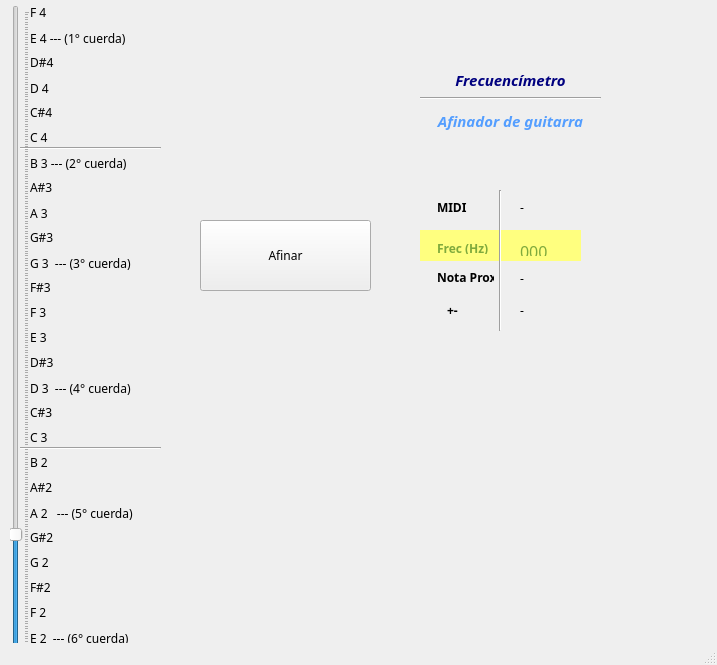
<?xml version="1.0" encoding="UTF-8"?>
<ui version="4.0">
 <class>MainWindows</class>
 <widget class="QMainWindow" name="MainWindows">
  <property name="geometry">
   <rect>
    <x>0</x>
    <y>0</y>
    <width>717</width>
    <height>665</height>
   </rect>
  </property>
  <property name="windowTitle">
   <string>pyFrec</string>
  </property>
  <widget class="QWidget" name="centralwidget">
   <widget class="QPushButton" name="boton">
    <property name="geometry">
     <rect>
      <x>200</x>
      <y>220</y>
      <width>171</width>
      <height>71</height>
     </rect>
    </property>
    <property name="font">
     <font>
      <family>Comfortaa</family>
      <weight>50</weight>
      <bold>false</bold>
     </font>
    </property>
    <property name="text">
     <string>Afinar</string>
    </property>
   </widget>
   <widget class="QLabel" name="ResMidi">
    <property name="geometry">
     <rect>
      <x>520</x>
      <y>200</y>
      <width>57</width>
      <height>14</height>
     </rect>
    </property>
    <property name="font">
     <font>
      <family>Comfortaa</family>
      <weight>50</weight>
      <bold>false</bold>
     </font>
    </property>
    <property name="text">
     <string>-</string>
    </property>
   </widget>
   <widget class="QLabel" name="label_2">
    <property name="geometry">
     <rect>
      <x>430</x>
      <y>40</y>
      <width>161</width>
      <height>81</height>
     </rect>
    </property>
    <property name="font">
     <font>
      <family>Comfortaa</family>
      <pointsize>11</pointsize>
      <weight>75</weight>
      <italic>true</italic>
      <bold>true</bold>
     </font>
    </property>
    <property name="styleSheet">
     <string notr="true"/>
    </property>
    <property name="lineWidth">
     <number>0</number>
    </property>
    <property name="text">
     <string>&lt;html&gt;&lt;head/&gt;&lt;body&gt;&lt;p align=&quot;center&quot;&gt;&lt;span style=&quot; color:#00007f;&quot;&gt;Frecuencímetro&lt;/span&gt;&lt;/p&gt;&lt;/body&gt;&lt;/html&gt;</string>
    </property>
    <property name="wordWrap">
     <bool>true</bool>
    </property>
   </widget>
   <widget class="QLabel" name="label_3">
    <property name="geometry">
     <rect>
      <x>437</x>
      <y>240</y>
      <width>57</width>
      <height>14</height>
     </rect>
    </property>
    <property name="font">
     <font>
      <family>Comfortaa</family>
      <weight>75</weight>
      <bold>true</bold>
     </font>
    </property>
    <property name="text">
     <string>&lt;html&gt;&lt;head/&gt;&lt;body&gt;&lt;p&gt;&lt;span style=&quot; color:#7faa3d;&quot;&gt;Frec (Hz)&lt;/span&gt;&lt;/p&gt;&lt;/body&gt;&lt;/html&gt;</string>
    </property>
   </widget>
   <widget class="QLabel" name="label_4">
    <property name="geometry">
     <rect>
      <x>437</x>
      <y>270</y>
      <width>57</width>
      <height>14</height>
     </rect>
    </property>
    <property name="font">
     <font>
      <family>Comfortaa</family>
      <weight>75</weight>
      <bold>true</bold>
     </font>
    </property>
    <property name="text">
     <string>Nota Prox</string>
    </property>
   </widget>
   <widget class="QLabel" name="label_5">
    <property name="geometry">
     <rect>
      <x>447</x>
      <y>300</y>
      <width>41</width>
      <height>20</height>
     </rect>
    </property>
    <property name="font">
     <font>
      <family>Comfortaa</family>
      <weight>75</weight>
      <bold>true</bold>
     </font>
    </property>
    <property name="text">
     <string>+-</string>
    </property>
   </widget>
   <widget class="QSlider" name="verticalSlider">
    <property name="geometry">
     <rect>
      <x>10</x>
      <y>5</y>
      <width>20</width>
      <height>661</height>
     </rect>
    </property>
    <property name="font">
     <font>
      <family>Comfortaa</family>
      <weight>50</weight>
      <bold>false</bold>
     </font>
    </property>
    <property name="minimum">
     <number>390</number>
    </property>
    <property name="maximum">
     <number>650</number>
    </property>
    <property name="singleStep">
     <number>0</number>
    </property>
    <property name="pageStep">
     <number>1</number>
    </property>
    <property name="value">
     <number>440</number>
    </property>
    <property name="orientation">
     <enum>Qt::Vertical</enum>
    </property>
    <property name="tickPosition">
     <enum>QSlider::TicksBelow</enum>
    </property>
   </widget>
   <widget class="QLabel" name="ResNota">
    <property name="geometry">
     <rect>
      <x>520</x>
      <y>270</y>
      <width>61</width>
      <height>16</height>
     </rect>
    </property>
    <property name="font">
     <font>
      <family>Comfortaa</family>
      <weight>50</weight>
      <bold>false</bold>
     </font>
    </property>
    <property name="text">
     <string>-</string>
    </property>
   </widget>
   <widget class="QLabel" name="label_7">
    <property name="geometry">
     <rect>
      <x>437</x>
      <y>200</y>
      <width>57</width>
      <height>14</height>
     </rect>
    </property>
    <property name="font">
     <font>
      <family>Comfortaa</family>
      <weight>75</weight>
      <bold>true</bold>
     </font>
    </property>
    <property name="text">
     <string>MIDI</string>
    </property>
    <property name="textFormat">
     <enum>Qt::AutoText</enum>
    </property>
   </widget>
   <widget class="QLabel" name="ResFrec">
    <property name="geometry">
     <rect>
      <x>520</x>
      <y>240</y>
      <width>51</width>
      <height>16</height>
     </rect>
    </property>
    <property name="font">
     <font>
      <family>Comfortaa</family>
      <weight>50</weight>
      <italic>true</italic>
      <bold>false</bold>
     </font>
    </property>
    <property name="text">
     <string>&lt;html&gt;&lt;head/&gt;&lt;body&gt;&lt;p&gt;&lt;span style=&quot; font-size:12pt; font-style:normal; color:#7faa3d;&quot;&gt;000&lt;/span&gt;&lt;/p&gt;&lt;/body&gt;&lt;/html&gt;</string>
    </property>
   </widget>
   <widget class="QLabel" name="ResDist">
    <property name="geometry">
     <rect>
      <x>520</x>
      <y>300</y>
      <width>51</width>
      <height>20</height>
     </rect>
    </property>
    <property name="font">
     <font>
      <family>Comfortaa</family>
      <weight>50</weight>
      <bold>false</bold>
     </font>
    </property>
    <property name="text">
     <string>-</string>
    </property>
   </widget>
   <widget class="QLabel" name="label_18">
    <property name="geometry">
     <rect>
      <x>30</x>
      <y>30</y>
      <width>111</width>
      <height>16</height>
     </rect>
    </property>
    <property name="font">
     <font>
      <family>Comfortaa</family>
      <weight>50</weight>
      <bold>false</bold>
     </font>
    </property>
    <property name="text">
     <string>E 4 --- (1° cuerda)</string>
    </property>
   </widget>
   <widget class="QLabel" name="label_19">
    <property name="geometry">
     <rect>
      <x>30</x>
      <y>180</y>
      <width>57</width>
      <height>14</height>
     </rect>
    </property>
    <property name="font">
     <font>
      <family>Comfortaa</family>
      <weight>50</weight>
      <bold>false</bold>
     </font>
    </property>
    <property name="text">
     <string>A#3</string>
    </property>
   </widget>
   <widget class="QLabel" name="label_20">
    <property name="geometry">
     <rect>
      <x>30</x>
      <y>130</y>
      <width>57</width>
      <height>14</height>
     </rect>
    </property>
    <property name="font">
     <font>
      <family>Comfortaa</family>
      <weight>50</weight>
      <bold>false</bold>
     </font>
    </property>
    <property name="text">
     <string>C 4</string>
    </property>
   </widget>
   <widget class="QLabel" name="label_21">
    <property name="geometry">
     <rect>
      <x>30</x>
      <y>230</y>
      <width>57</width>
      <height>14</height>
     </rect>
    </property>
    <property name="font">
     <font>
      <family>Comfortaa</family>
      <weight>50</weight>
      <bold>false</bold>
     </font>
    </property>
    <property name="text">
     <string>G#3 </string>
    </property>
   </widget>
   <widget class="QLabel" name="label_22">
    <property name="geometry">
     <rect>
      <x>30</x>
      <y>255</y>
      <width>141</width>
      <height>16</height>
     </rect>
    </property>
    <property name="font">
     <font>
      <family>Comfortaa</family>
      <weight>50</weight>
      <bold>false</bold>
     </font>
    </property>
    <property name="text">
     <string>G 3  --- (3° cuerda)</string>
    </property>
   </widget>
   <widget class="QLabel" name="label_23">
    <property name="geometry">
     <rect>
      <x>30</x>
      <y>155</y>
      <width>111</width>
      <height>16</height>
     </rect>
    </property>
    <property name="font">
     <font>
      <family>Comfortaa</family>
      <weight>50</weight>
      <bold>false</bold>
     </font>
    </property>
    <property name="text">
     <string>B 3 --- (2° cuerda)</string>
    </property>
   </widget>
   <widget class="QLabel" name="label_24">
    <property name="geometry">
     <rect>
      <x>30</x>
      <y>55</y>
      <width>57</width>
      <height>14</height>
     </rect>
    </property>
    <property name="font">
     <font>
      <family>Comfortaa</family>
      <weight>50</weight>
      <bold>false</bold>
     </font>
    </property>
    <property name="text">
     <string>D#4</string>
    </property>
   </widget>
   <widget class="QLabel" name="label_25">
    <property name="geometry">
     <rect>
      <x>30</x>
      <y>280</y>
      <width>57</width>
      <height>14</height>
     </rect>
    </property>
    <property name="font">
     <font>
      <family>Comfortaa</family>
      <weight>50</weight>
      <bold>false</bold>
     </font>
    </property>
    <property name="text">
     <string>F#3</string>
    </property>
   </widget>
   <widget class="QLabel" name="label_26">
    <property name="geometry">
     <rect>
      <x>30</x>
      <y>305</y>
      <width>57</width>
      <height>14</height>
     </rect>
    </property>
    <property name="font">
     <font>
      <family>Comfortaa</family>
      <weight>50</weight>
      <bold>false</bold>
     </font>
    </property>
    <property name="text">
     <string>F 3</string>
    </property>
   </widget>
   <widget class="QLabel" name="label_27">
    <property name="geometry">
     <rect>
      <x>30</x>
      <y>80</y>
      <width>121</width>
      <height>16</height>
     </rect>
    </property>
    <property name="font">
     <font>
      <family>Comfortaa</family>
      <weight>50</weight>
      <bold>false</bold>
     </font>
    </property>
    <property name="text">
     <string>D 4</string>
    </property>
   </widget>
   <widget class="QLabel" name="label_28">
    <property name="geometry">
     <rect>
      <x>30</x>
      <y>205</y>
      <width>131</width>
      <height>16</height>
     </rect>
    </property>
    <property name="font">
     <font>
      <family>Comfortaa</family>
      <weight>50</weight>
      <bold>false</bold>
     </font>
    </property>
    <property name="text">
     <string>A 3</string>
    </property>
   </widget>
   <widget class="QLabel" name="label_29">
    <property name="geometry">
     <rect>
      <x>30</x>
      <y>105</y>
      <width>57</width>
      <height>14</height>
     </rect>
    </property>
    <property name="font">
     <font>
      <family>Comfortaa</family>
      <weight>50</weight>
      <bold>false</bold>
     </font>
    </property>
    <property name="text">
     <string>C#4</string>
    </property>
   </widget>
   <widget class="QLabel" name="label_30">
    <property name="geometry">
     <rect>
      <x>30</x>
      <y>480</y>
      <width>57</width>
      <height>14</height>
     </rect>
    </property>
    <property name="font">
     <font>
      <family>Comfortaa</family>
      <weight>50</weight>
      <bold>false</bold>
     </font>
    </property>
    <property name="text">
     <string>A#2</string>
    </property>
   </widget>
   <widget class="QLabel" name="label_31">
    <property name="geometry">
     <rect>
      <x>30</x>
      <y>355</y>
      <width>57</width>
      <height>14</height>
     </rect>
    </property>
    <property name="font">
     <font>
      <family>Comfortaa</family>
      <weight>50</weight>
      <bold>false</bold>
     </font>
    </property>
    <property name="text">
     <string>D#3</string>
    </property>
   </widget>
   <widget class="QLabel" name="label_32">
    <property name="geometry">
     <rect>
      <x>30</x>
      <y>380</y>
      <width>131</width>
      <height>16</height>
     </rect>
    </property>
    <property name="font">
     <font>
      <family>Comfortaa</family>
      <weight>50</weight>
      <bold>false</bold>
     </font>
    </property>
    <property name="text">
     <string>D 3  --- (4° cuerda)</string>
    </property>
   </widget>
   <widget class="QLabel" name="label_33">
    <property name="geometry">
     <rect>
      <x>30</x>
      <y>430</y>
      <width>57</width>
      <height>14</height>
     </rect>
    </property>
    <property name="font">
     <font>
      <family>Comfortaa</family>
      <weight>50</weight>
      <bold>false</bold>
     </font>
    </property>
    <property name="text">
     <string>C 3</string>
    </property>
   </widget>
   <widget class="QLabel" name="label_34">
    <property name="geometry">
     <rect>
      <x>30</x>
      <y>555</y>
      <width>57</width>
      <height>14</height>
     </rect>
    </property>
    <property name="font">
     <font>
      <family>Comfortaa</family>
      <weight>50</weight>
      <bold>false</bold>
     </font>
    </property>
    <property name="text">
     <string>G 2</string>
    </property>
   </widget>
   <widget class="QLabel" name="label_35">
    <property name="geometry">
     <rect>
      <x>30</x>
      <y>455</y>
      <width>57</width>
      <height>14</height>
     </rect>
    </property>
    <property name="font">
     <font>
      <family>Comfortaa</family>
      <weight>50</weight>
      <bold>false</bold>
     </font>
    </property>
    <property name="text">
     <string>B 2</string>
    </property>
   </widget>
   <widget class="QLabel" name="label_36">
    <property name="geometry">
     <rect>
      <x>30</x>
      <y>330</y>
      <width>57</width>
      <height>14</height>
     </rect>
    </property>
    <property name="font">
     <font>
      <family>Comfortaa</family>
      <weight>50</weight>
      <bold>false</bold>
     </font>
    </property>
    <property name="text">
     <string>E 3</string>
    </property>
   </widget>
   <widget class="QLabel" name="label_37">
    <property name="geometry">
     <rect>
      <x>30</x>
      <y>580</y>
      <width>57</width>
      <height>14</height>
     </rect>
    </property>
    <property name="font">
     <font>
      <family>Comfortaa</family>
      <weight>50</weight>
      <bold>false</bold>
     </font>
    </property>
    <property name="text">
     <string>F#2</string>
    </property>
   </widget>
   <widget class="QLabel" name="label_38">
    <property name="geometry">
     <rect>
      <x>30</x>
      <y>605</y>
      <width>57</width>
      <height>14</height>
     </rect>
    </property>
    <property name="font">
     <font>
      <family>Comfortaa</family>
      <weight>50</weight>
      <bold>false</bold>
     </font>
    </property>
    <property name="text">
     <string>F 2</string>
    </property>
   </widget>
   <widget class="QLabel" name="label_39">
    <property name="geometry">
     <rect>
      <x>30</x>
      <y>405</y>
      <width>57</width>
      <height>14</height>
     </rect>
    </property>
    <property name="font">
     <font>
      <family>Comfortaa</family>
      <weight>50</weight>
      <bold>false</bold>
     </font>
    </property>
    <property name="text">
     <string>C#3</string>
    </property>
   </widget>
   <widget class="QLabel" name="label_40">
    <property name="geometry">
     <rect>
      <x>30</x>
      <y>530</y>
      <width>57</width>
      <height>14</height>
     </rect>
    </property>
    <property name="font">
     <font>
      <family>Comfortaa</family>
      <weight>50</weight>
      <bold>false</bold>
     </font>
    </property>
    <property name="text">
     <string>G#2</string>
    </property>
   </widget>
   <widget class="QLabel" name="label_41">
    <property name="geometry">
     <rect>
      <x>30</x>
      <y>505</y>
      <width>141</width>
      <height>16</height>
     </rect>
    </property>
    <property name="font">
     <font>
      <family>Comfortaa</family>
      <weight>50</weight>
      <bold>false</bold>
     </font>
    </property>
    <property name="text">
     <string>A 2   --- (5° cuerda)</string>
    </property>
   </widget>
   <widget class="QLabel" name="label_42">
    <property name="geometry">
     <rect>
      <x>30</x>
      <y>630</y>
      <width>121</width>
      <height>16</height>
     </rect>
    </property>
    <property name="font">
     <font>
      <family>Comfortaa</family>
      <weight>50</weight>
      <bold>false</bold>
     </font>
    </property>
    <property name="text">
     <string>E 2  --- (6° cuerda)</string>
    </property>
   </widget>
   <widget class="Line" name="line_2">
    <property name="geometry">
     <rect>
      <x>20</x>
      <y>140</y>
      <width>141</width>
      <height>16</height>
     </rect>
    </property>
    <property name="font">
     <font>
      <family>Comfortaa</family>
      <weight>75</weight>
      <bold>true</bold>
     </font>
    </property>
    <property name="orientation">
     <enum>Qt::Horizontal</enum>
    </property>
   </widget>
   <widget class="Line" name="line_3">
    <property name="geometry">
     <rect>
      <x>20</x>
      <y>440</y>
      <width>141</width>
      <height>16</height>
     </rect>
    </property>
    <property name="font">
     <font>
      <family>Comfortaa</family>
      <weight>75</weight>
      <bold>true</bold>
     </font>
    </property>
    <property name="orientation">
     <enum>Qt::Horizontal</enum>
    </property>
   </widget>
   <widget class="Line" name="line">
    <property name="geometry">
     <rect>
      <x>490</x>
      <y>190</y>
      <width>20</width>
      <height>141</height>
     </rect>
    </property>
    <property name="orientation">
     <enum>Qt::Vertical</enum>
    </property>
   </widget>
   <widget class="QFrame" name="gridFrame">
    <property name="geometry">
     <rect>
      <x>420</x>
      <y>230</y>
      <width>161</width>
      <height>31</height>
     </rect>
    </property>
    <property name="styleSheet">
     <string notr="true">border-color: rgb(170, 170, 0);
background-color: rgb(255, 255, 127);</string>
    </property>
    <layout class="QGridLayout" name="gridLayout"/>
   </widget>
   <widget class="Line" name="line_4">
    <property name="geometry">
     <rect>
      <x>420</x>
      <y>90</y>
      <width>181</width>
      <height>16</height>
     </rect>
    </property>
    <property name="font">
     <font>
      <family>Comfortaa</family>
      <weight>75</weight>
      <bold>true</bold>
     </font>
    </property>
    <property name="orientation">
     <enum>Qt::Horizontal</enum>
    </property>
   </widget>
   <widget class="QLabel" name="label_6">
    <property name="geometry">
     <rect>
      <x>430</x>
      <y>110</y>
      <width>161</width>
      <height>21</height>
     </rect>
    </property>
    <property name="font">
     <font>
      <family>Comfortaa</family>
      <pointsize>11</pointsize>
      <weight>75</weight>
      <italic>true</italic>
      <bold>true</bold>
     </font>
    </property>
    <property name="styleSheet">
     <string notr="true"/>
    </property>
    <property name="lineWidth">
     <number>0</number>
    </property>
    <property name="text">
     <string>&lt;html&gt;&lt;head/&gt;&lt;body&gt;&lt;p align=&quot;center&quot;&gt;&lt;span style=&quot; color:#549eff;&quot;&gt;Afinador de guitarra&lt;/span&gt;&lt;/p&gt;&lt;/body&gt;&lt;/html&gt;</string>
    </property>
    <property name="wordWrap">
     <bool>true</bool>
    </property>
   </widget>
   <widget class="QLabel" name="label_43">
    <property name="geometry">
     <rect>
      <x>30</x>
      <y>5</y>
      <width>57</width>
      <height>14</height>
     </rect>
    </property>
    <property name="font">
     <font>
      <family>Comfortaa</family>
      <weight>50</weight>
      <bold>false</bold>
     </font>
    </property>
    <property name="text">
     <string>F 4</string>
    </property>
   </widget>
   <widget class="QLabel" name="label_44">
    <property name="geometry">
     <rect>
      <x>30</x>
      <y>655</y>
      <width>57</width>
      <height>14</height>
     </rect>
    </property>
    <property name="font">
     <font>
      <family>Comfortaa</family>
      <weight>50</weight>
      <bold>false</bold>
     </font>
    </property>
    <property name="text">
     <string>D#3</string>
    </property>
   </widget>
   <zorder>gridFrame</zorder>
   <zorder>boton</zorder>
   <zorder>ResMidi</zorder>
   <zorder>label_2</zorder>
   <zorder>label_3</zorder>
   <zorder>label_4</zorder>
   <zorder>label_5</zorder>
   <zorder>verticalSlider</zorder>
   <zorder>ResNota</zorder>
   <zorder>label_7</zorder>
   <zorder>ResFrec</zorder>
   <zorder>ResDist</zorder>
   <zorder>label_18</zorder>
   <zorder>label_19</zorder>
   <zorder>label_20</zorder>
   <zorder>label_21</zorder>
   <zorder>label_22</zorder>
   <zorder>label_23</zorder>
   <zorder>label_24</zorder>
   <zorder>label_25</zorder>
   <zorder>label_26</zorder>
   <zorder>label_27</zorder>
   <zorder>label_28</zorder>
   <zorder>label_29</zorder>
   <zorder>label_30</zorder>
   <zorder>label_31</zorder>
   <zorder>label_32</zorder>
   <zorder>label_33</zorder>
   <zorder>label_34</zorder>
   <zorder>label_35</zorder>
   <zorder>label_36</zorder>
   <zorder>label_37</zorder>
   <zorder>label_38</zorder>
   <zorder>label_39</zorder>
   <zorder>label_40</zorder>
   <zorder>label_41</zorder>
   <zorder>label_42</zorder>
   <zorder>line_2</zorder>
   <zorder>line_3</zorder>
   <zorder>line</zorder>
   <zorder>line_4</zorder>
   <zorder>label_6</zorder>
   <zorder>label_43</zorder>
   <zorder>label_44</zorder>
  </widget>
  <widget class="QMenuBar" name="menubar">
   <property name="geometry">
    <rect>
     <x>0</x>
     <y>0</y>
     <width>717</width>
     <height>21</height>
    </rect>
   </property>
  </widget>
  <widget class="QStatusBar" name="statusbar"/>
 </widget>
 <resources/>
 <connections/>
</ui>
